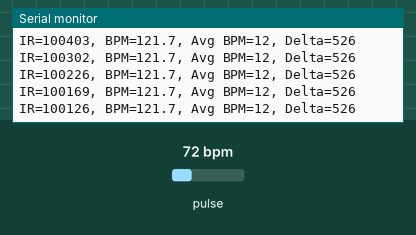
A sketch run on a simulated Seeed XIAO ESP32-C3. Parts: the last lines printed to the serial monitor. The inputs (shaded band) are chosen by the test bench; at power-on: pulse 72 bpm.

Above: at 1.2 s.
1.3 s: pulse set to 42 bpm
At 1.34 s:
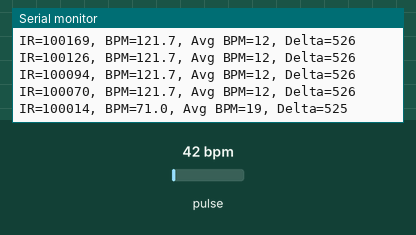
2.8 s: pulse set to 70 bpm
At 2.85 s:
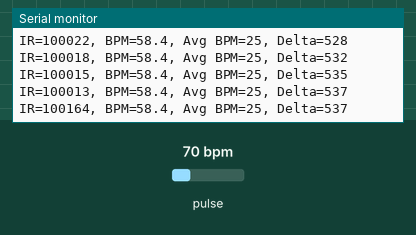
Timing chart, 0 to 5.8 s (numbered marks = the images above; inputs shaded):
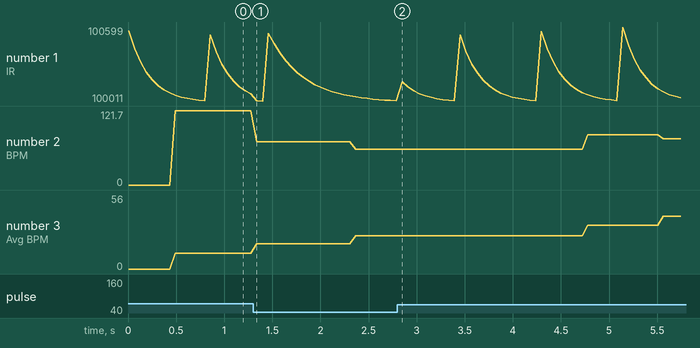

The sketch:

Marge_Health_Xiao_Esp32c3_Max30105.ino
```cpp
// Marge Health BPM detection Algorithim with XIAO ESP32C3 + MAX30105
// By Peter Machona - 12.01.2025
// Potential Use case - Health monitoring


#include <Wire.h>
#include "MAX30105.h"

MAX30105 particleSensor;

// Circular buffer for readings
const int BUFFER_SIZE = 100;
long readings[BUFFER_SIZE];
int readIndex = 0;

// Variables for BPM calculation
const byte RATE_SIZE = 10;
byte rates[RATE_SIZE];
byte rateSpot = 0;
long lastBeat = 0;
float beatsPerMinute;
int beatAvg;

// Variables for peak detection
const int THRESHOLD = 500;  // Minimum rise for a peak
const int MIN_DISTANCE = 300; // Minimum ms between peaks (200 BPM max)
long lastPeak = 0;
long recentMin = 0;
long recentMax = 0;
bool lookingForMax = true;

void setup() {
  Serial.begin(115200);

  if (!particleSensor.begin(Wire, I2C_SPEED_FAST)) {
    Serial.println("MAX30105 not found - check wiring");
    while (1);
  }

  // Configure sensor
  particleSensor.setup(0x3F, 4, 2, 400, 411, 4096);
  particleSensor.setPulseAmplitudeRed(0x0A);
  particleSensor.setPulseAmplitudeIR(0x3F); // Increased IR LED power

  // Initialize buffer
  for (int i = 0; i < BUFFER_SIZE; i++) {
    readings[i] = 0;
  }
}

void loop() {
  // Read sensor
  long irValue = particleSensor.getIR();

  if (irValue > 50000) {
    // Store reading in circular buffer
    readings[readIndex] = irValue;
    readIndex = (readIndex + 1) % BUFFER_SIZE;

    // Find local min/max for peak detection
    if (lookingForMax) {
      if (irValue > recentMax) {
        recentMax = irValue;
      } else if ((recentMax - irValue) > THRESHOLD) {
        // Found a peak
        unsigned long now = millis();
        if ((now - lastPeak) > MIN_DISTANCE) {
          // Calculate BPM
          float delta = (now - lastPeak) / 1000.0;
          float bpm = 60.0 / delta;

          if (bpm >= 40 && bpm <= 180) {
            beatsPerMinute = bpm;
            rates[rateSpot++] = (byte)bpm;
            rateSpot %= RATE_SIZE;

            // Calculate average
            beatAvg = 0;
            for (byte x = 0; x < RATE_SIZE; x++) {
              beatAvg += rates[x];
            }
            beatAvg /= RATE_SIZE;
          }
          lastPeak = now;
        }
        lookingForMax = false;
        recentMin = irValue;
      }
    } else {
      if (irValue < recentMin) {
        recentMin = irValue;
      } else if ((irValue - recentMin) > THRESHOLD) {
        lookingForMax = true;
        recentMax = irValue;
      }
    }

    // Print results
    Serial.print("IR=");
    Serial.print(irValue);
    Serial.print(", BPM=");
    Serial.print(beatsPerMinute, 1);
    Serial.print(", Avg BPM=");
    Serial.print(beatAvg);
    Serial.print(", Delta=");
    Serial.println(recentMax - recentMin);

  } else {
    Serial.println("No finger detected");
    beatsPerMinute = 0;
    beatAvg = 0;
    recentMax = 0;
    recentMin = 0;
    lookingForMax = true;
  }

  delay(50);
}
```

Measured:
- after the input at 1.3 s, the serial monitor: prints a new line at once (image 1)
- plotted number 2: 121.7 → 58.4 after the input at 1.3 s
- plotted number 3: 12 → 25 after the input at 1.3 s
